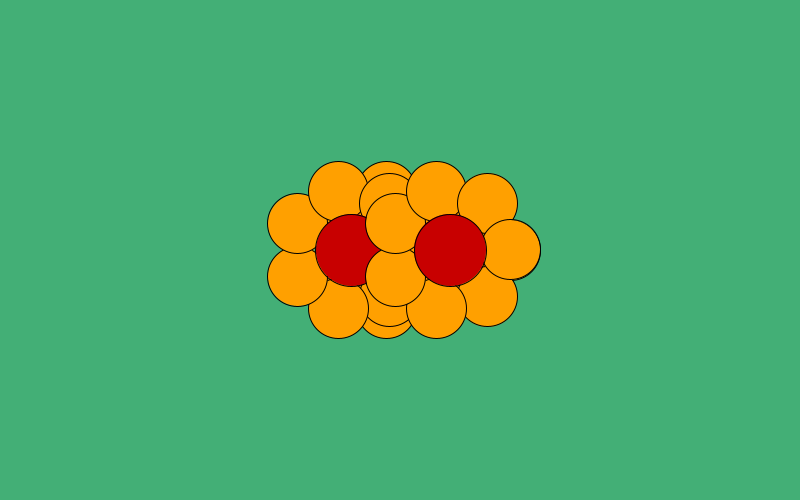
Frame 1 (no input)
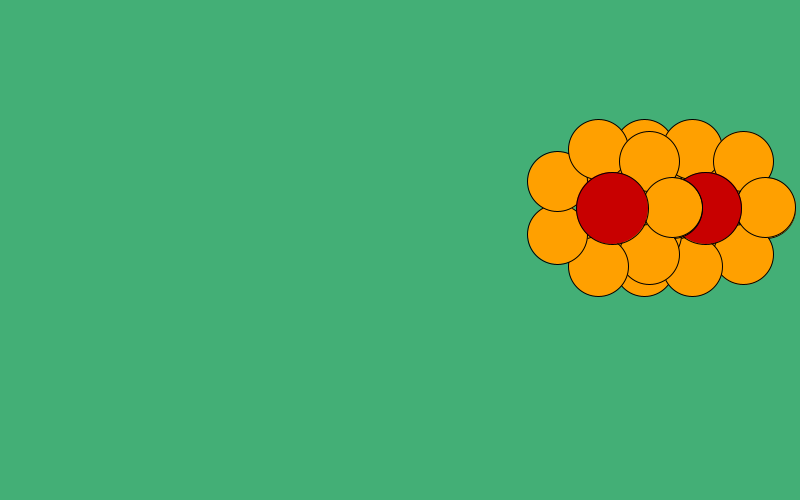
Frame 60 (the mouse pressed at the canvas centre just before this capture)
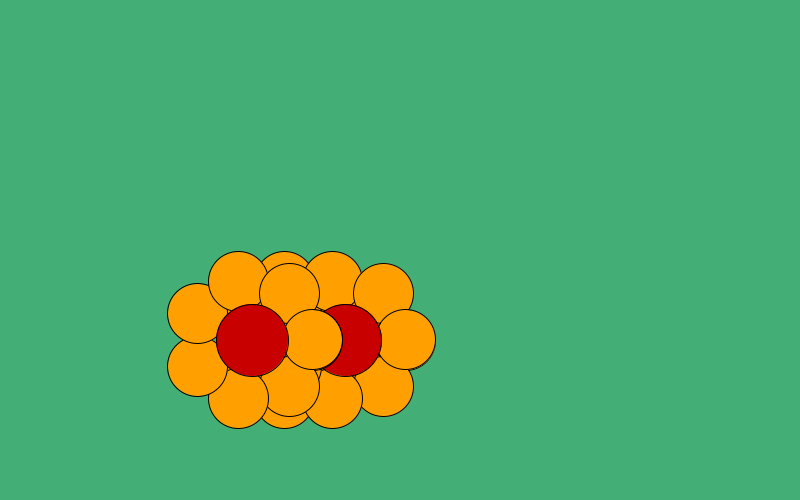
Frame 120 (the mouse held since frame 60 and released just before this capture)

The Processing sketch that drew these frames (run headless with seeded random() and noise(); from frame 60 on, the mouse is pressed at the canvas centre):

// Processing sketch: flowerObject
// ── flowerObject.pde
Flower myFlower1;  // the first instance of the Flower class
Flower myFlower2;
Flower myFlower3;


void setup() {
  size(800,500);
  //background(#43AF76);
  
  int _r1= 60;
  int _petals=7;
  float _x=width/2;
  float _y=height/2;
  int _pc=#FFA000;
  myFlower1 = new Flower(_r1,_petals,_x,_y,_pc);
  myFlower2 = new Flower(_r1,_petals,_x+random(-100,100),_y,_pc);
  myFlower3 = new Flower(_r1,_petals,_x+50,_y,_pc);
 

 myFlower2 = new Flower(_r1,_petals,_x+random(-100,100),_y,_pc);
 myFlower3 = new Flower(_r1,_petals,_x+50,_y,_pc);
}

void draw(){
  background(#43AF76);
  myFlower1.display();
  myFlower2.display();
  myFlower3.display();
  myFlower1.move();
  myFlower1.checkCollision();
  myFlower2.move();
  myFlower2.checkCollision();
  myFlower3.move();
  myFlower3.checkCollision();
  //noLoop();
}

// ── FlowerClass.pde
class Flower {
  
 // Variables
 
 float r;       // radius of the flower petal
 int n_petals;  // number of petals 
 float x;       // x-position of the center of the flower
 float y;       // y-position of the center of the flower
 int petalColor;//hexadecimal number for the color of petals
 int xVelocity;
 int yVelocity;
 int velocity;
 
Flower(float temp_r, int temp_n_petals, float temp_x, float temp_y, int temp_petalColor) {
  r=temp_r;
  n_petals = temp_n_petals;
  x=temp_x;
  y=temp_y;
  petalColor=temp_petalColor;
  velocity=6;
  xVelocity=velocity;
  yVelocity=velocity;
  
}

void display () {
  
  float ballX;
  float ballY;
  
  fill(petalColor);
  for (float i=0;i<PI*2;i+=2*PI/n_petals) {
//  ballX=width/2 + r*cos(i);
//  ballY=height/2 + r*sin(i);
  ballX=x + r*cos(i);
  ballY=y + r*sin(i);
  ellipse(ballX,ballY,r,r); 
  }
  fill(200,0,0);
  ellipse(x,y,r*1.2,r*1.2);
}
void move () {
  x=x+xVelocity;
  y=y+yVelocity;
  }
  
void checkCollision () {
  if (x+r*0.6+r>width) {
    xVelocity=-velocity;
    }
    if (x-r*0.6-r<0){
      xVelocity=velocity;
      }
      if (y+r*0.6+r>height) {
       yVelocity=-velocity;
        }
        if (y-r*0.6-r<0) {
       yVelocity=velocity;
        }
  }
}
